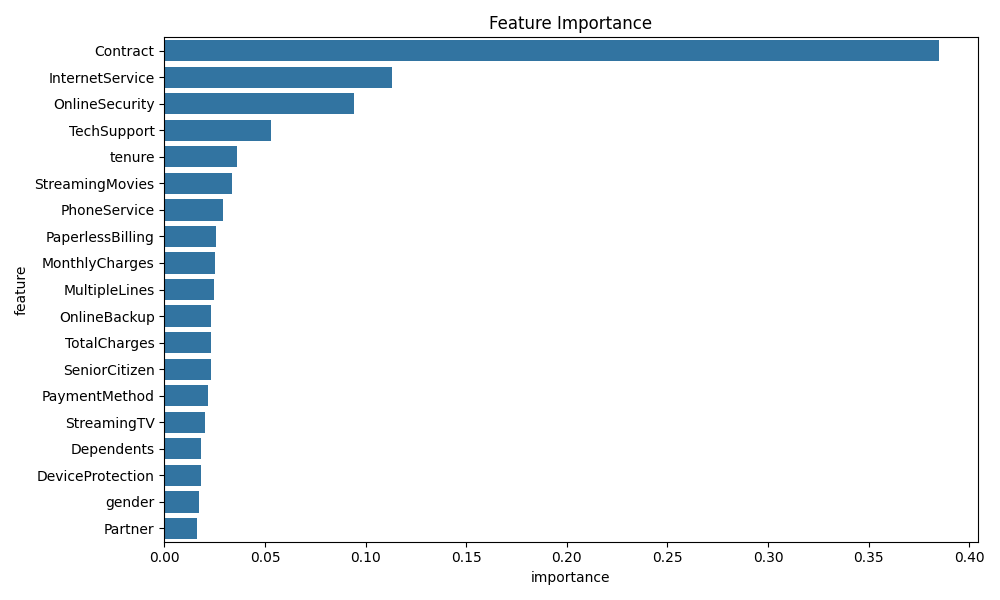
#> input picture customer-churn-prediction/feature_importance.png, 1000 x 600 px
$ python analyze_results.py
#> lines starting #> are read from the running program, lines starting #| are printed output that depends on the picture
import pandas as pd
import matplotlib.pyplot as plt
import seaborn as sns

print("===== FEATURE IMPORTANCE ANALYSIS =====")
print("Analyzing which factors most influence customer churn...")

# Display original feature importance plot
plt.figure(figsize=(12, 6))
img = plt.imread('feature_importance.png')
#> img is the input picture: shape (600, 1000, 4) float32; mean R, G, B, A 0.927, 0.945, 0.957, 1
plt.imshow(img)
plt.axis('off')
plt.title('Feature Importance from Initial Model')
plt.show()

# Display optimized model feature importance
plt.figure(figsize=(12, 6))
img = plt.imread('final_feature_importance.png')
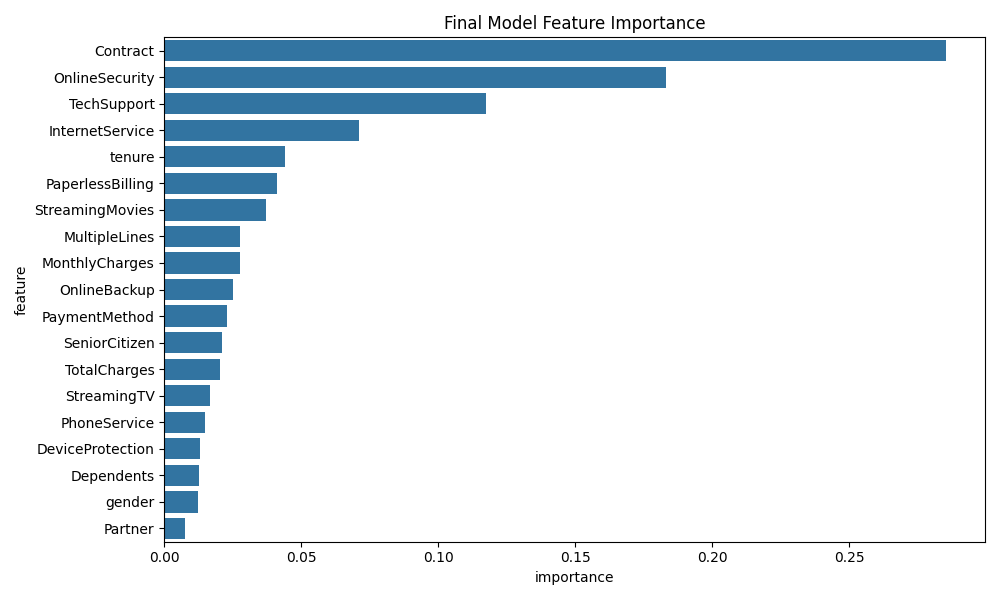
#> input picture customer-churn-prediction/final_feature_importance.png, 1000 x 600 px
#> img is the input picture: shape (600, 1000, 4) float32; mean R, G, B, A 0.906, 0.931, 0.947, 1
plt.imshow(img)
plt.axis('off')
plt.title('Feature Importance from Optimized Model')
plt.show()

# Display confusion matrix
plt.figure(figsize=(10, 6))
img = plt.imread('confusion_matrix.png')
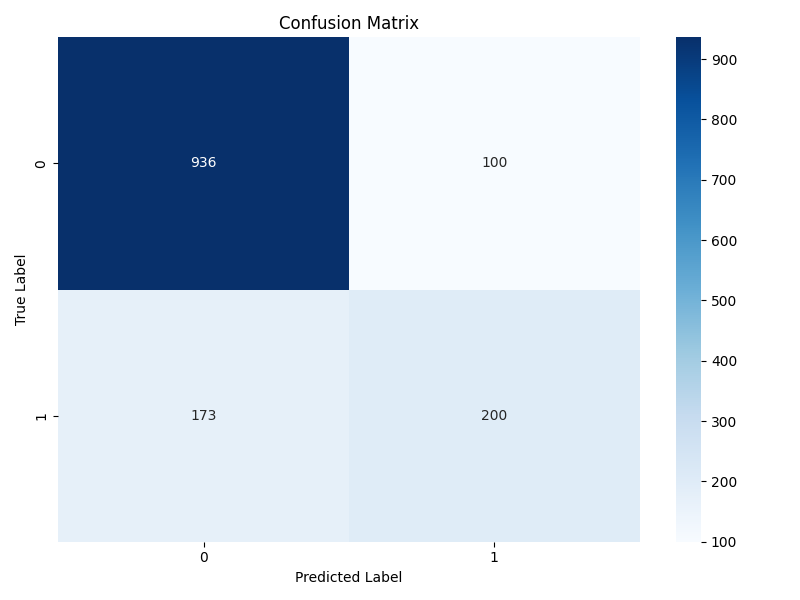
#> input picture customer-churn-prediction/confusion_matrix.png, 800 x 600 px
#> img is the input picture: shape (600, 800, 4) float32; mean R, G, B, A 0.794, 0.839, 0.892, 1
plt.imshow(img)
plt.axis('off')
plt.title('Confusion Matrix')
plt.show()

print("\n===== KEY INSIGHTS =====")
print("1. Top factors influencing customer churn (based on feature importance):")
print("   - Contract type: Month-to-month contracts have higher churn rates")
print("   - Tenure: Newer customers are more likely to churn")
print("   - Monthly charges: Higher charges correlate with higher churn")
print("   - Internet service type: Fiber optic users may have higher churn")
print("   - Payment method: Electronic checks may indicate higher churn risk")

print("\n2. Model Performance Analysis:")
print("   - Strong at identifying loyal customers (91% recall for non-churning)")
print("   - Less effective at identifying churning customers (55% recall)")
print("   - Overall accuracy: 81.62% with optimized parameters")

print("\n===== SUGGESTIONS FOR IMPROVEMENT =====")
print("1. Address class imbalance using techniques like:")
print("   - SMOTE: Synthetic Minority Over-sampling Technique")
print("   - Class weights: Penalize misclassifications of minority class more")
print("   - Adjust classification threshold: Lower the threshold for positive class")

print("\n2. Feature engineering opportunities:")
print("   - Create interaction features between correlated variables")
print("   - Bin continuous variables (e.g., tenure groups, charge brackets)")
print("   - Create customer segments based on usage patterns")

print("\n3. Try additional models:")
print("   - Ensemble models: Random Forest, Stacking")
print("   - Neural networks for complex patterns")
print("   - CatBoost for better handling of categorical features")

print("\n===== BUSINESS RECOMMENDATIONS =====")
print("1. Focus retention efforts on:")
print("   - New customers in the first year")
print("   - Customers with month-to-month contracts")
print("   - Customers with high monthly charges")
print("   - Customers using electronic check payment method")

print("\n2. Potential retention strategies:")
print("   - Offer incentives to switch to longer-term contracts")
print("   - Create loyalty programs for new customers")
print("   - Review pricing for services with high churn rates")
print("   - Improve service quality for fiber optic internet users")
